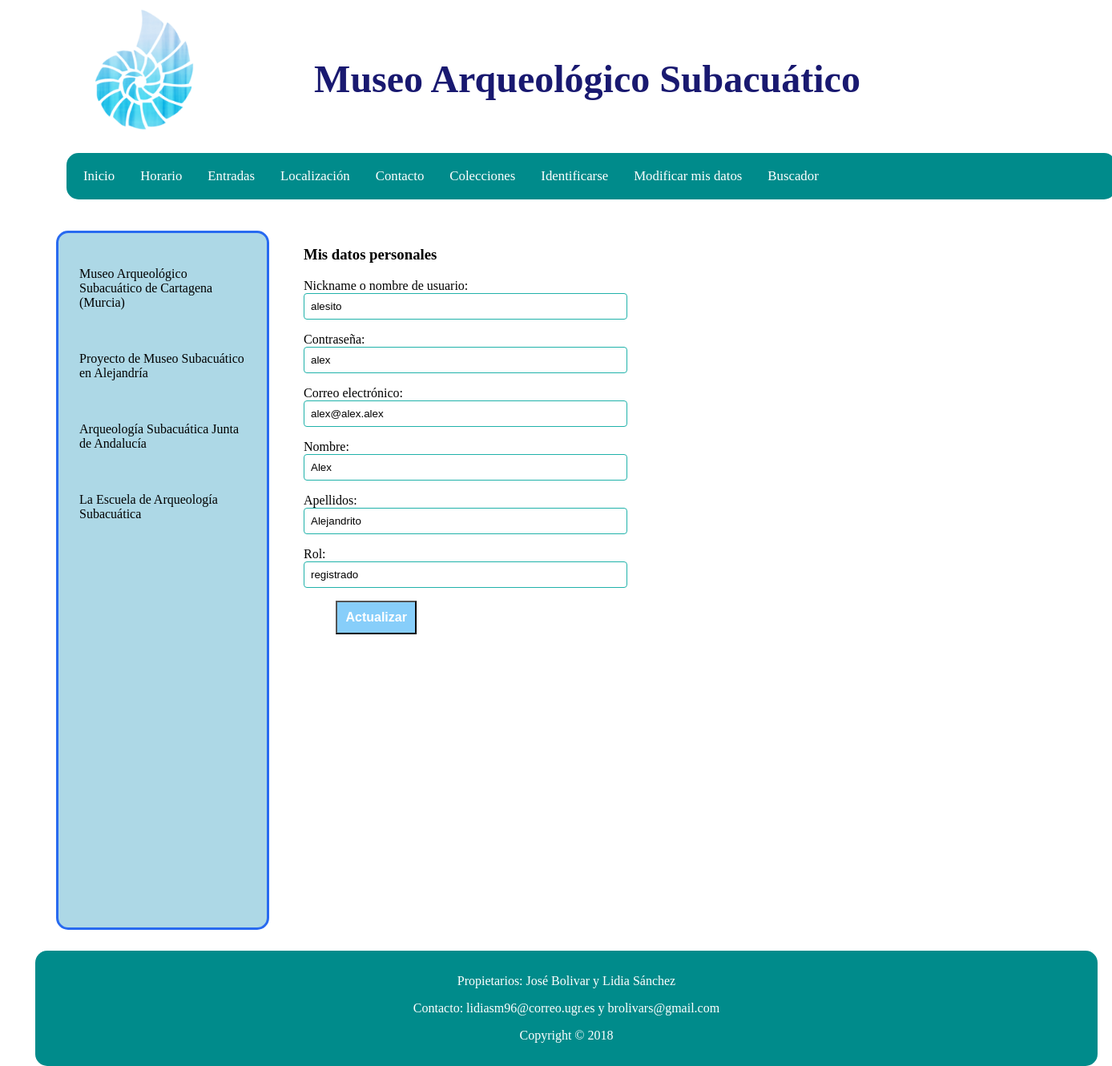
The app's page /PHP/index.php?plantillaEdicionDatos (signed in) with its own data.
### tables this page shows
CREATE TABLE `usuarios` (
  `nickname` text NOT NULL,
  `clave` text NOT NULL,
  `email` varchar(20) NOT NULL,
  `rol` varchar(20) NOT NULL,
  `nombre` text NOT NULL,
  `apellidos` text NOT NULL
);

### PHP/index.php (called while the page is built, shortened)
<?php
    require_once("bd/ConexionBD.php");
    require("controladores/controlador_Usuarios.php");
?>

### PHP/bd/ConexionBD.php (called while the page is built, shortened)
<?php
    class ConexionBD {
        public static function abrirConexion() {
    	    $conexion = new mysqli('localhost', 'sibw1718', 'sibw1718') or exit('No se pudo conectar con el servidor');
    	    mysqli_select_db($conexion,'p5_sibw_bd') or die ( "No se ha podido conectar a la base de datos" );
        	mysqli_set_charset($conexion, 'utf8');
        	return $conexion;
        }
    }
?>

### PHP/modelos/modelo_Usuarios.php (called while the page is built, shortened)
<?php
class ModeloUsuarios {
	public $conexionBD;
    public function __construct() {
        $this->conexionBD = ConexionBD::abrirConexion();
    }
    public function getDatosUsuario($emailUsuario) {
        $seleccion = "SELECT * FROM usuarios WHERE email='$emailUsuario'";
        $resultado = mysqli_query ($this->conexionBD, $seleccion);
        $numFilas = mysqli_num_rows($resultado);
        $datos = array();
        if ($numFilas> 0) {
	 	    while ( $fila = mysqli_fetch_array ($resultado) ) {
	 	    	$datos[] = $fila;
	 	    }
        }
        return $datos;
    }
}
?>

### PHP/vistas/formularioEdicionDatos.php (the view, shortened to what this page needs)
<div id="panelEdicionDatos">
	<?php
		if(isset($_SESSION['correo'])) {
		?>
			<h3>Mis datos personales</h3>
			<form id="formularioDatos" action ="?login" method="POST">
				<?php
			    	$datosUsuarioActual = $modeloUsuarios->getDatosUsuario($_SESSION["correo"]);
			    ?>
		    	<p>Nickname o nombre de usuario: <input type="text" name="nicknameNuevo" id="nicknameNuevo" value="<?php echo $datosUsuarioActual[0]['nickname']?>" required></p>
        		<p>Contraseña: <input type="text" name="claveNueva" id="claveNueva" value="<?php echo $datosUsuarioActual[0]['clave']?>" required></p>
				<p>Correo electrónico: <input ID ="emailNuevo" type="text" value="<?php echo $datosUsuarioActual[0]['email']?>" name="emailNuevo"  required></p>
        		<p>Nombre: <input type="text" name="nombreNuevo" id="nombreNuevo" value="<?php echo $datosUsuarioActual[0]['nombre']?>" required ></p>
        		<p>Apellidos: <input type="text" name="apellidosNuevos" id="apellidosNuevos" value="<?php echo $datosUsuarioActual[0]['apellidos']?>" required></p>
        		<p>Rol: <input type="text" name="rolUsuario" id="rolUsuario" value="<?php echo $datosUsuarioActual[0]['rol']?>" readonly></p>
			    <input type = "submit" ID ="actualizarDatos" onclick="return validarEstructuraEmail(emailNuevo.value)" value="Actualizar" />
			</form>
		<?php
		}
	?>
</div>

### CSS/estilo-obras-portada.css (style rules this page uses)
body { font-size: 100%; padding: 0; margin: 0; }
#panelEdicionDatos { float: left; padding-left: 30px; padding-right: 90px; margin-bottom: 5%; }
#botonBuscarComentarios, #actualizarDatos, #botonInicio, #botonCerrarSesion, #botonEnviarComentarios { color: white; font-weight: bold; background: lightskyblue; margin-right: 10%; margin-left: 10%; margin-bottom: 5%; padding: 10px; font-size: 100%; float: left; }
#nombreNuevo, #apellidosNuevos, #nicknameNuevo, #claveNueva, #emailNuevo, #rolUsuario, #emailUsuario, #rolActual, #nuevoRol, #comentarioBuscar { width: 100%; padding: 8px; box-sizing: border-box; border: 1px solid lightseagreen; border-radius: 4px; }

### CSS/estilo-print.css (style rules this page uses)
body { font-size: 100%; margin-left: 50px; }

### records on screen
usuarios: nicknameNuevo "alesito", claveNueva "alex", emailNuevo "alex@alex.alex", nombreNuevo "Alex", apellidosNuevos "Alejandrito", rolUsuario "registrado"

### other values on screen
$nombresMenus[$i] "Inicio"
$nombresMenus[$i] "Horario"
$nombresMenus[$i] "Entradas"
$nombresMenus[$i] "Localización"
$nombresMenus[$i] "Contacto"
$nombresMenus[$i] "Colecciones"
$nombresMenus[$i] "Identificarse"
$nombresMenus[$i] "Modificar mis datos"
$nombresMenus[$i] "Buscador"
